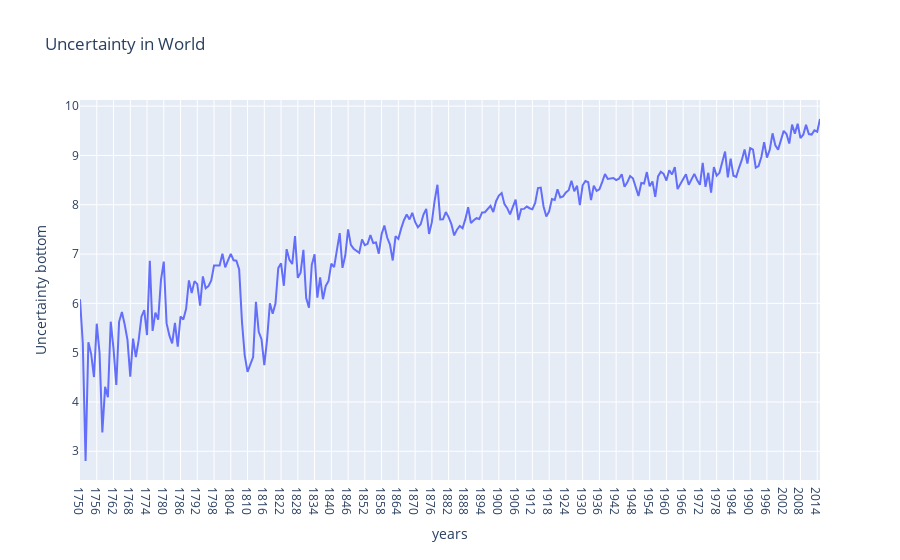

Write notebook code for a chart like this one.
### Code cell
fig=px.line(global_temp1,x='years',y='Uncertainty bottom',
       title='Uncertainty in World')
fig.show()

### Figure 1 — Plotly figure (JSON) as saved in the notebook; plotly's stock layout.template omitted (floating-point values rounded to 4 significant figures; data arrays with more than 128 entries replaced by an {"elided": "..."} marker saying what was removed)
{"data": [{"hovertemplate": "years=%{x}<br>Uncertainty bottom=%{y}<extra></extra>", "legendgroup": "", "line": {"color": "#636efa", "dash": "solid"}, "marker": {"symbol": "circle"}, "mode": "lines", "name": "", "orientation": "v", "showlegend": false, "type": "scatter", "x": {"elided": "266 str values"}, "xaxis": "x", "y": {"elided": "266 float values"}, "yaxis": "y"}], "layout": {"legend": {"tracegroupgap": 0}, "title": {"text": "Uncertainty in World"}, "xaxis": {"anchor": "y", "domain": [0, 1], "title": {"text": "years"}}, "yaxis": {"anchor": "x", "domain": [0, 1], "title": {"text": "Uncertainty bottom"}}}}
